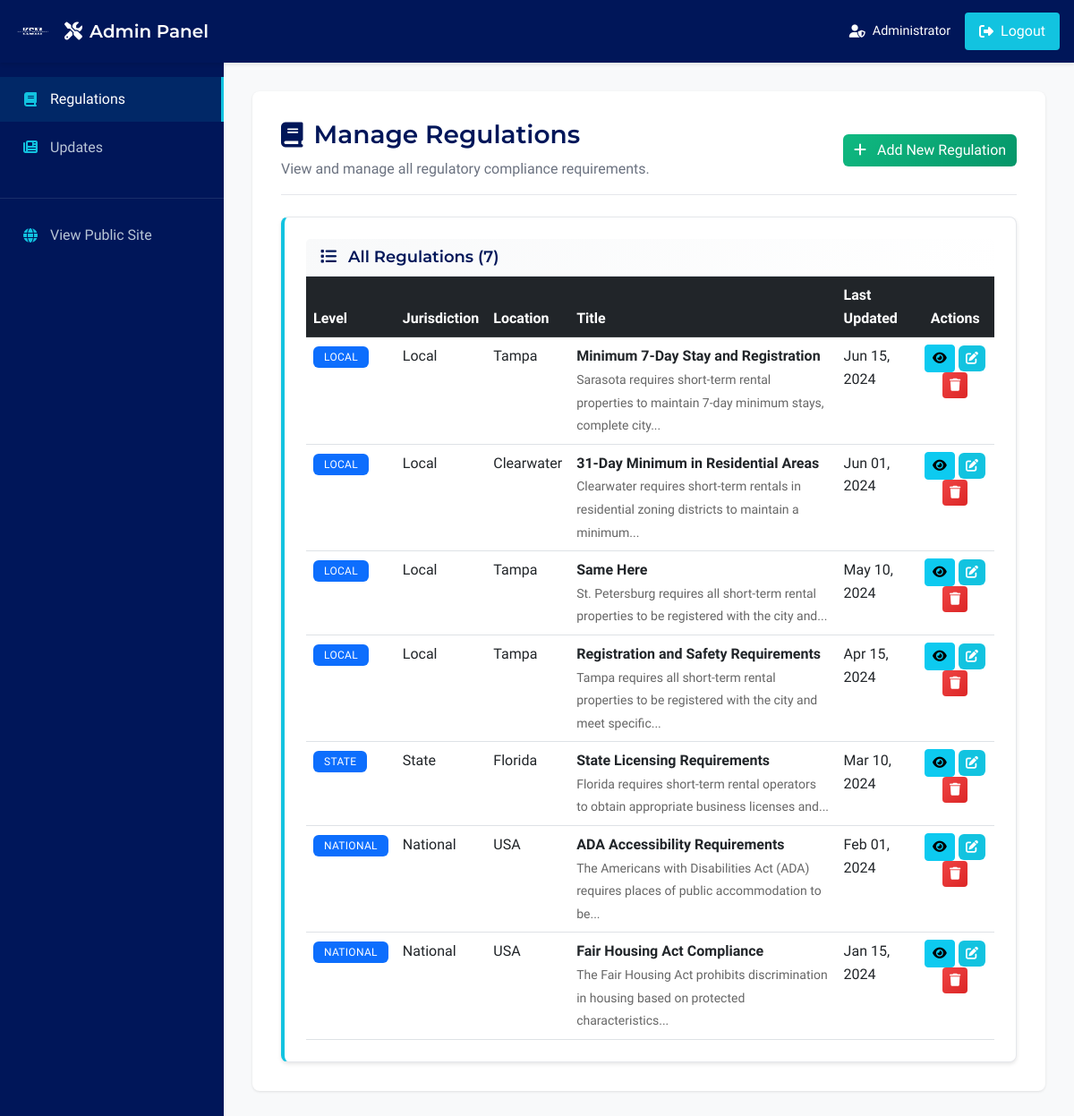
Screenshot of /admin/regulations (signed in) with the database file from the repository.
### models.py (models this page shows, shortened)
class Regulation(db.Model):
    __tablename__ = 'regulations'
    id = db.Column(db.Integer, primary_key=True)
    jurisdiction = db.Column(db.String(100), nullable=False, index=True)  # Often queried
    jurisdiction_level = db.Column(db.String(20), nullable=False, default='Local', index=True)  # Often filtered
    location = db.Column(db.String(100), nullable=False, index=True)  # Often queried
    title = db.Column(db.String(200), nullable=False, index=True)  # Often searched
    last_updated = db.Column(db.DateTime, default=datetime.utcnow, index=True)  # Often sorted
    overview = db.Column(db.Text, nullable=True)  # Overview - formatted content
    detailed_requirements = db.Column(db.Text, nullable=True)  # Detailed Requirements - formatted content
    compliance_steps = db.Column(db.Text, nullable=True)  # Compliance Steps - formatted content
    required_forms = db.Column(db.Text, nullable=True)  # Required Forms - formatted content
    penalties_non_compliance = db.Column(db.Text, nullable=True)  # Penalties for Non Compliance - formatted content
    recent_changes = db.Column(db.Text, nullable=True)  # Recent Changes - formatted content
    created_at = db.Column(db.DateTime, default=datetime.utcnow, index=True)
    updated_at = db.Column(db.DateTime, default=datetime.utcnow, onupdate=datetime.utcnow)

### app/blueprints/admin.py (the view)
@admin_bp.route('/regulations')
@require_admin_login
@log_admin_action('regulations_management')
def manage_regulations():
    try:
        start_time = time.time()
        regulations = Regulation.query.order_by(Regulation.last_updated.desc()).all()
        load_time = time.time() - start_time
        logger.info(f"Successfully loaded {len(regulations)} regulations for admin management in {load_time:.3f}s")
        if load_time > 1.0:
            performance_logger.warning(f"Slow regulation loading - Duration: {load_time:.3f}s | Count: {len(regulations)}")
        return render_template('admin/manage_regulations.html', regulations=regulations)
    except Exception as e:
        logger.error(f"Error in manage_regulations: {str(e)}", exc_info=True)
        admin_flash(f"Error loading regulations: {str(e)}", 'error')
        return redirect(url_for('admin.index'))

### app/blueprints/admin.py (called while the page is built, shortened)
def is_admin_logged_in():
    return 'admin_id' in session

def require_admin_login(f):
    @wraps(f)
    def decorated_function(*args, **kwargs):
        return f(*args, **kwargs)
    return decorated_function

### app/utils/admin_helpers.py (called while the page is built)
def get_admin_messages():
    from flask import get_flashed_messages
    all_messages = get_flashed_messages(with_categories=True)
    admin_messages = []
    for category, message in all_messages:
        if category.startswith('admin_'):
            clean_category = category[6:]
            admin_messages.append((clean_category, message))
    return admin_messages

### templates/admin/manage_regulations.html (shortened to what this page needs)
{% extends "admin/admin_base.html" %}
{% block content %}
<div class="admin-content">
    <div class="admin-page-header mb-4">
        <div class="row align-items-center">
            <div class="col">
                <h1 class="admin-page-title">
                    <i class="fas fa-book"></i>
                    Manage Regulations
                </h1>
                <p class="admin-page-subtitle">View and manage all regulatory compliance requirements.</p>
            </div>
            <div class="col-auto">
                <a href="{{ url_for('admin.new_regulation') }}" class="btn btn-success">
                    <i class="fas fa-plus me-2"></i>
                    Add New Regulation
                </a>
            </div>
        </div>
    </div>
    {% if regulations %}
    <div class="card">
        <div class="card-header">
            <h5 class="mb-0">
                <i class="fas fa-list me-2"></i>
                All Regulations ({{ regulations|length }})
            </h5>
        </div>
        <div class="card-body p-0">
            <div class="table-responsive">
                <table class="table table-hover mb-0">
                    <thead class="table-dark">
                        <tr>
                            <th>Level</th>
                            <th>Jurisdiction</th>
                            <th>Location</th>
                            <th>Title</th>
                            <th>Last Updated</th>
                            <th class="text-center">Actions</th>
                        </tr>
                    </thead>
                    <tbody>
                        {% for regulation in regulations %}
                        <tr>
                            <td>
                                <span class="badge bg-primary">{{ regulation.jurisdiction_level }}</span>
                            </td>
                            <td>{{ regulation.jurisdiction }}</td>
                            <td>{{ regulation.location }}</td>
                            <td>
                                <div class="fw-bold">{{ regulation.title }}</div>
                                {% if regulation.overview %}
                                <small class="text-muted">
                                    {{ regulation.overview|striptags|truncate(100) }}
                                </small>
                                {% endif %}
                            </td>
                            <td>
                                {{ regulation.last_updated.strftime('%b %d, %Y') if regulation.last_updated else 'N/A' }}
                            </td>
                            <td class="text-center">
                                <a href="{{ url_for('main.regulation_detail', regulation_id=regulation.id) }}"
                                   class="btn btn-sm btn-info" title="View">
                                    <i class="fas fa-eye"></i>
                                </a>
                                <a href="{{ url_for('admin.edit_regulation', regulation_id=regulation.id) }}"
                                   class="btn btn-sm btn-primary" title="Edit">
                                    <i class="fas fa-edit"></i>
                                </a>
                                <button type="button" class="btn btn-sm btn-danger"
                                        onclick="confirmDelete({{ regulation.id }}, '{{ regulation.title }}')"
                                        title="Delete">
                                    <i class="fas fa-trash"></i>
                                </button>
                            </td>
                        </tr>
                        {% endfor %}
                    </tbody>
                </table>
            </div>
        </div>
    </div>
    {% endif %}
</div>
{% endblock %}

### static/css/style.css (style rules this page uses)
:root { --primary-color: #001659; --secondary-color: #12C3E0; --accent-color: #12C3E0; --cyan-hover: #0FA8C7; --success-color: #10b981; --warning-color: #f59e0b; --danger-color: #ef4444; --info-color: #12C3E0; --tag-legal: #dc2626; --tag-licensing: #ea580c; --tag-taxes: #2563eb; --tag-zoning: #7c3aed; --tag-occupancy: #92400e; --tag-registration: #059669; --tag-discrimination: #991b1b; --tag-default: #64748b; --jurisdiction-national: #dc2626; --jurisdiction-state: #ea580c; --jurisdiction-local: #2563eb; --light-bg: #F8F9FA; --white-bg: #FFFFFF; --dark-bg: #001659; --border-color: #e2e8f0; --text-primary: #001659; --text-secondary: #333333; --text-muted: #666666; --cyan-border: #12C3E0; --ksm-green: #10b981; --shadow-sm: 0 1px 2px 0 rgb(0 0 0 / 0.05); --shadow: 0 4px 6px -1px rgb(0 0 0 / 0.1), 0 2px 4px -2px rgb(0 0 0 / 0.1); --shadow-lg: 0 10px 15px -3px rgb(0 0 0 / 0.1), 0 4px 6px -4px rgb(0 0 0 / 0.1); --border-radius: 8px; --border-radius-lg: 12px; --transition: all 0.2s cubic-bezier(0.4, 0, 0.2, 1); --transition-long: all 0.3s cubic-bezier(0.4, 0, 0.2, 1); }
body { font-family: 'Yantramanav', Arial, sans-serif; font-weight: 400; font-size: 1rem; line-height: 1.6; color: var(--text-secondary); background-color: var(--white-bg); min-height: 100vh; display: flex; flex-direction: column; }
h1, .h1 { font-family: 'Montserrat', Arial, sans-serif; font-size: 2.5rem; font-weight: 700; color: var(--text-primary); line-height: 1.2; }
h5, .h5 { font-family: 'Montserrat', Arial, sans-serif; font-size: 1.125rem; font-weight: 600; color: var(--text-primary); line-height: 1.4; }
p, .body-text { font-family: 'Yantramanav', Arial, sans-serif; font-size: 1rem; font-weight: 400; color: var(--text-secondary); line-height: 1.6; }
small, .small-text { font-family: 'Yantramanav', Arial, sans-serif; font-size: 0.875rem; font-weight: 400; color: var(--text-muted); line-height: 1.5; }
.btn-success, .btn-edit { background: linear-gradient(135deg, var(--success-color), #059669); border: none; color: white; font-weight: 500; transition: var(--transition); }
.btn-danger, .btn-delete { background: linear-gradient(135deg, var(--danger-color), #dc2626); border: none; color: white; font-weight: 500; transition: var(--transition); }
.btn-primary { background: var(--secondary-color); border: none; color: white; font-weight: 500; border-radius: 6px; transition: var(--transition); }
.card { background: #FFFFFF; border: 1px solid #E5E7EB; border-left: 4px solid var(--secondary-color); border-radius: 8px; box-shadow: 0 2px 4px rgba(0, 0, 0, 0.1); padding: 24px; transition: all 0.3s ease; overflow: hidden; }
.card-body { padding: 0; }
.card-header { background: linear-gradient(135deg, var(--light-bg), white); border-bottom: 1px solid var(--border-color); font-weight: 600; color: var(--text-primary); }
.badge { font-size: 0.75rem; padding: 0.375rem 0.75rem; border-radius: 6px; font-weight: 500; text-transform: uppercase; letter-spacing: 0.025em; }
.text-muted { color: var(--text-muted) !important; }
* { will-change: auto; }
.btn, .card, .modal { will-change: transform; }
.card { contain: layout style; }

### templates/admin/admin_base.html (style rules this page uses)
:root { --admin-primary: #001659; --admin-accent: #12C3E0; --admin-sidebar-width: 250px; --admin-header-height: 70px; }
body { font-family: 'Yantramanav', sans-serif; margin: 0; padding: 0; }
.admin-content { background: white; border-radius: 8px; padding: 2rem; box-shadow: 0 1px 3px rgba(0, 0, 0, 0.1); }
.admin-page-header { margin-bottom: 2rem; padding-bottom: 1rem; border-bottom: 1px solid #E5E7EB; }
.admin-page-title { font-family: 'Montserrat', sans-serif; font-size: 1.75rem; font-weight: 600; color: var(--admin-primary); margin: 0; display: flex; align-items: center; gap: 0.75rem; }
.admin-page-subtitle { font-family: 'Yantramanav', sans-serif; color: #6B7280; margin: 0.5rem 0 0 0; font-size: 1rem; }

### rows the page displays
Regulation: jurisdiction_level "LOCAL", jurisdiction "Local", location "Tampa", title "Minimum 7-Day Stay and Registration", overview "Sarasota requires short-term rental properties to maintain 7-day minimum stays, complete city...", last_updated "Jun 15, 2024"
Regulation: jurisdiction_level "LOCAL", jurisdiction "Local", location "Clearwater", title "31-Day Minimum in Residential Areas", overview "Clearwater requires short-term rentals in residential zoning districts to maintain a minimum...", last_updated "Jun 01, 2024"
Regulation: jurisdiction_level "LOCAL", jurisdiction "Local", location "Tampa", title "Same Here", overview "St. Petersburg requires all short-term rental properties to be registered with the city and...", last_updated "May 10, 2024"
Regulation: jurisdiction_level "LOCAL", jurisdiction "Local", location "Tampa", title "Registration and Safety Requirements", overview "Tampa requires all short-term rental properties to be registered with the city and meet specific...", last_updated "Apr 15, 2024"
Regulation: jurisdiction_level "STATE", jurisdiction "State", location "Florida", title "State Licensing Requirements", overview "Florida requires short-term rental operators to obtain appropriate business licenses and...", last_updated "Mar 10, 2024"
Regulation: jurisdiction_level "NATIONAL", jurisdiction "National", location "USA", title "ADA Accessibility Requirements", overview "The Americans with Disabilities Act (ADA) requires places of public accommodation to be...", last_updated "Feb 01, 2024"
Regulation: jurisdiction_level "NATIONAL", jurisdiction "National", location "USA", title "Fair Housing Act Compliance", overview "The Fair Housing Act prohibits discrimination in housing based on protected characteristics...", last_updated "Jan 15, 2024"

### other values shown
{{ regulations|length }} "7"
